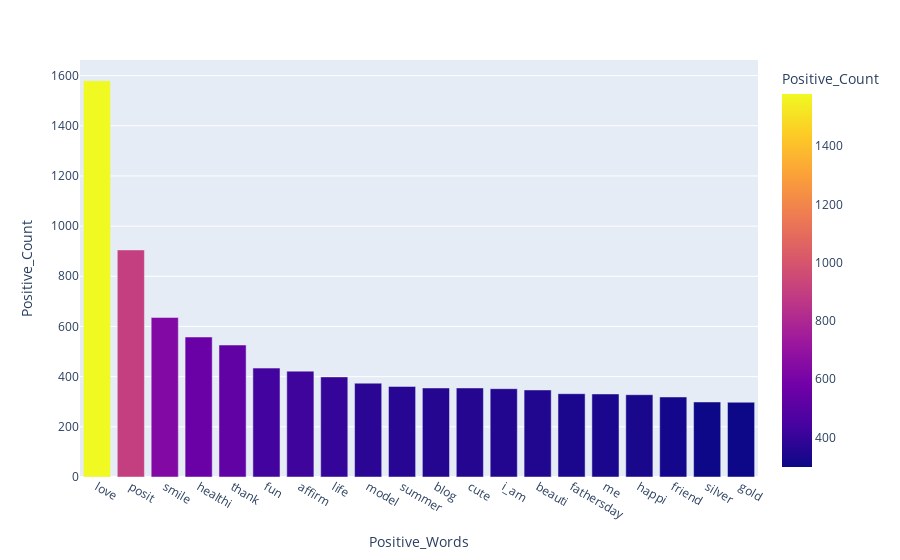

Notebook source saved alongside this figure:
### Code cell
#Normal histogram of positive words
fig = px.bar(z, x="Positive_Words", y="Positive_Count",
            hover_name="Positive_Words",color = 'Positive_Count')
fig.show()

### Figure 1 — Plotly figure (JSON) as saved in the notebook; plotly's stock layout.template omitted (floating-point values rounded to 4 significant figures)
{"data": [{"alignmentgroup": "True", "hovertemplate": "<b>%{hovertext}</b><br><br>Positive_Words=%{x}<br>Positive_Count=%{marker.color}<extra></extra>", "hovertext": ["love", "posit", "smile", "healthi", "thank", "fun", "affirm", "life", "model", "summer", "blog", "cute", "i_am", "beauti", "fathersday", "me", "happi", "friend", "silver", "gold"], "legendgroup": "", "marker": {"color": [1579, 905, 636, 558, 526, 434, 422, 399, 374, 361, 355, 355, 352, 347, 332, 331, 328, 319, 299, 298], "coloraxis": "coloraxis", "pattern": {"shape": ""}}, "name": "", "offsetgroup": "", "orientation": "v", "showlegend": false, "textposition": "auto", "type": "bar", "x": ["love", "posit", "smile", "healthi", "thank", "fun", "affirm", "life", "model", "summer", "blog", "cute", "i_am", "beauti", "fathersday", "me", "happi", "friend", "silver", "gold"], "xaxis": "x", "y": [1579, 905, 636, 558, 526, 434, 422, 399, 374, 361, 355, 355, 352, 347, 332, 331, 328, 319, 299, 298], "yaxis": "y"}], "layout": {"barmode": "relative", "coloraxis": {"colorbar": {"title": {"text": "Positive_Count"}}, "colorscale": [[0, "#0d0887"], [0.1111, "#46039f"], [0.2222, "#7201a8"], [0.3333, "#9c179e"], [0.4444, "#bd3786"], [0.5556, "#d8576b"], [0.6667, "#ed7953"], [0.7778, "#fb9f3a"], [0.8889, "#fdca26"], [1, "#f0f921"]]}, "legend": {"tracegroupgap": 0}, "margin": {"t": 60}, "xaxis": {"anchor": "y", "domain": [0, 1], "title": {"text": "Positive_Words"}}, "yaxis": {"anchor": "x", "domain": [0, 1], "title": {"text": "Positive_Count"}}}}
